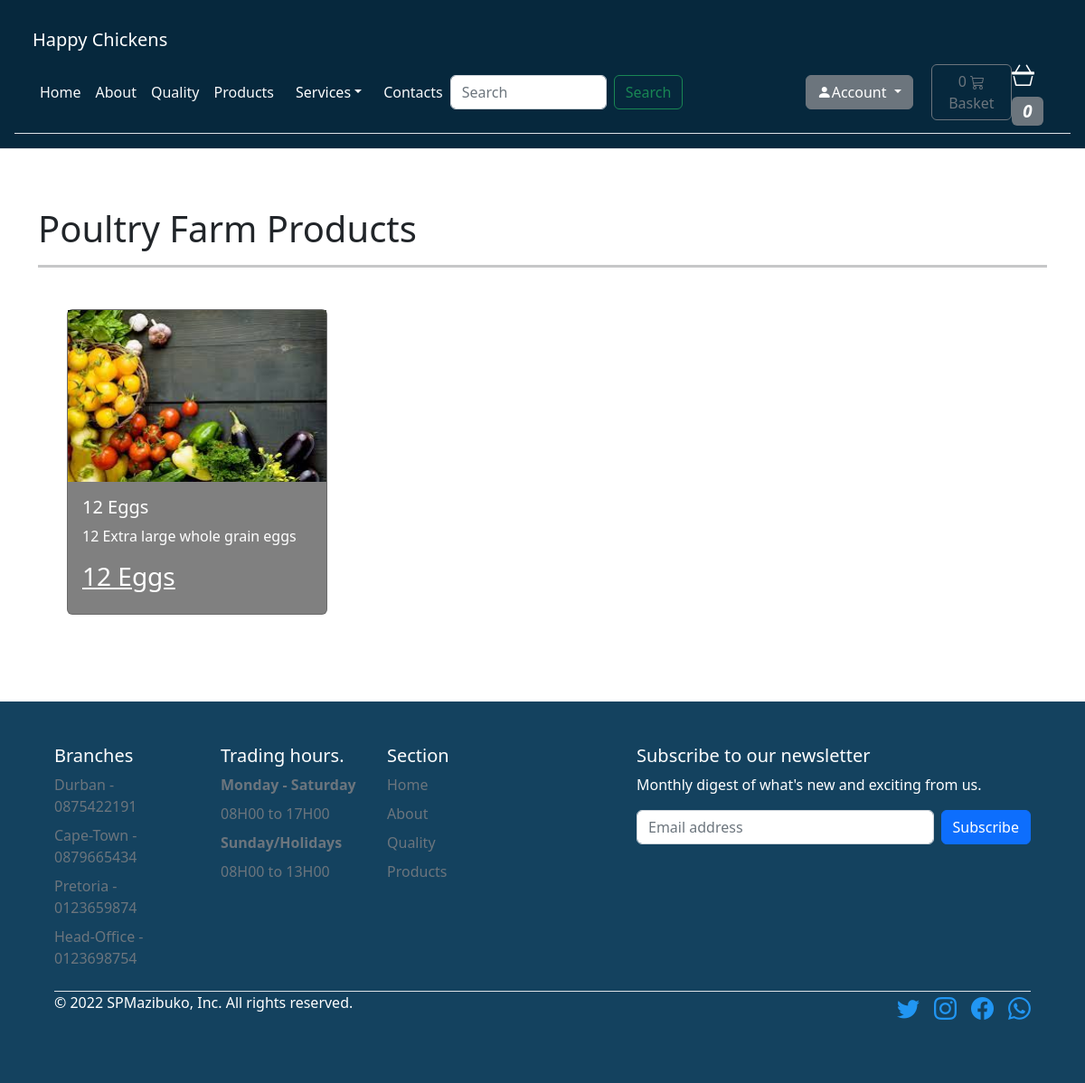
The page /products on the database as committed earlier.
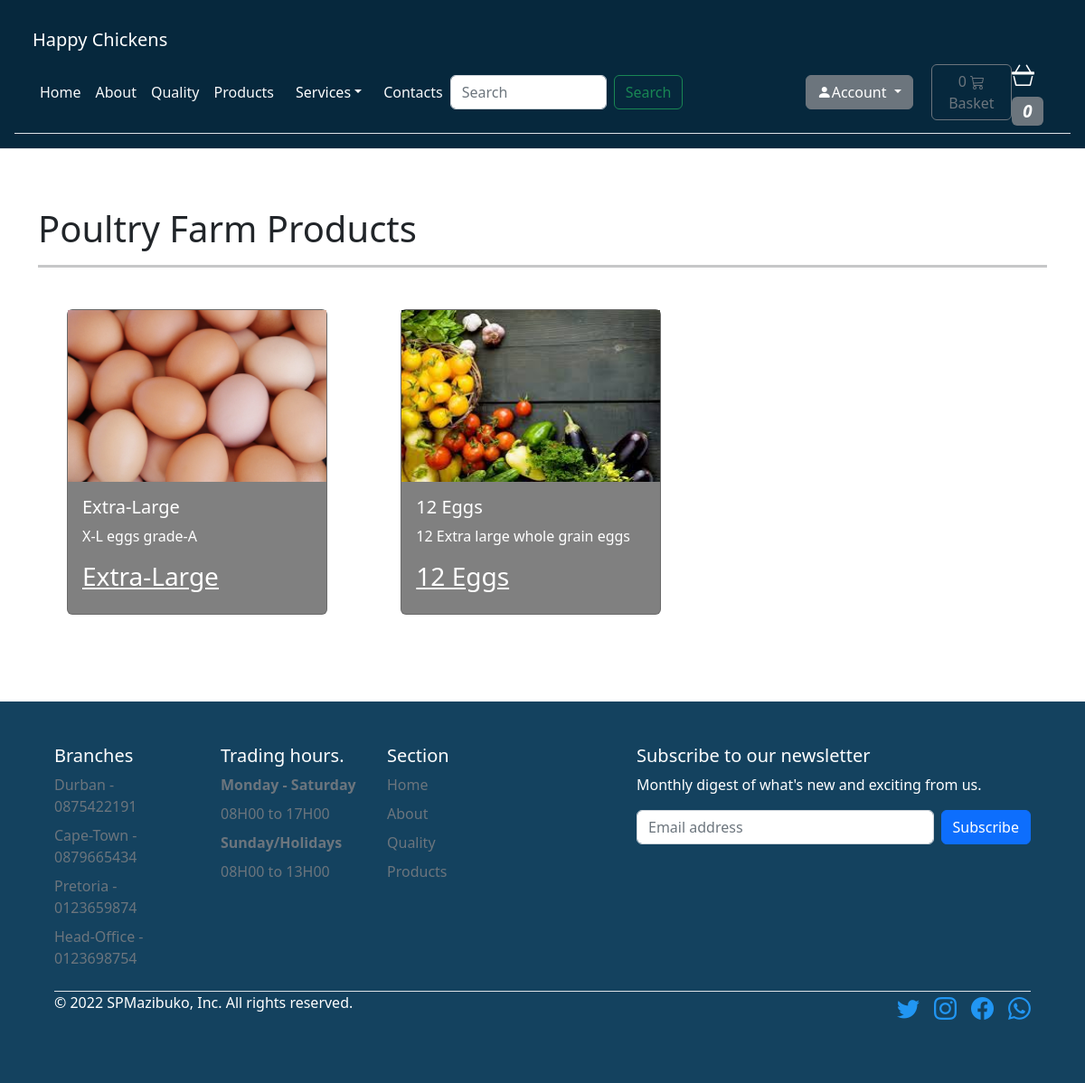
The same page on the database as committed later.
### store/models.py (models this page shows, shortened)
class Product(models.Model):
    category = models.ForeignKey(Category, related_name='product', on_delete=models.CASCADE)
    created_by = models.ForeignKey(User, on_delete=models.CASCADE, related_name='product_creator')
    title = models.CharField(max_length=255)
    author = models.CharField(max_length=255, default='admin')
    description = models.TextField(blank=True)
    image = models.ImageField(upload_to='images/')
    slug = models.SlugField(max_length=255)
    price = models.DecimalField(max_digits=10, decimal_places=0)
    in_stock = models.BooleanField(default=True)
    is_active = models.BooleanField(default=True)
    created = models.DateTimeField(auto_now_add=True)
    updated = models.DateTimeField(auto_now=True)
    objects = models.Manager()
    products = ProductManager()
    class Meta:
        verbose_name_plural = 'Products'
        ordering = ('-created',)
    def get_absolute_url(self):
        return reverse('store:product_detail', args=[self.slug])

### store/views.py (the view)
# urls.py: path('products', views.all_products, name='all_products'),
def all_products(request):
    products = Product.products.all()
    return render(request, 'store/products.html', {'products': products})

### basket/basket.py (called while the page is built)
    def __len__(self):
        return sum(item['qty'] for item in self.basket.values())

### basket/context_processors.py (called while the page is built)
def basket(request):
    return {'basket': Basket(request)}

### store/models.py (called while the page is built)
    def get_queryset(self):
        return super(ProductManager, self).get_queryset().filter(is_active=True)

### templates/store/products.html (shortened to what this page needs)
<!DOCTYPE html>
{% extends "./base.html" %}
{% load static %}
{% block content %}
<main>
  <div class="py-5 container">
    <div class="align-item-center justify-content-center pb-3">
      <div>
        <h1>Poultry Farm Products</h1>
        <hr class="bg-dark mt-2 mb-2 d-inline-block mx-auto" style="width: 100%; height:3px;">
      </div>
      <div class="row p-3">
      {% for product in products %}
        <div class="col-4">
          <div class="card m-3" style="width: 18rem;background:grey;">
            <img class="card-img-fluid" src="{{ product.image.url }}" alt="Chickens" style="height:190px"/>
              <div class="card-body">
                <h5 class="card-title text-white"><stong>{{ product.title }}</strong></h5>
                <p class="card-text text-white">{{ product.description }}</p>
                <a class="text-white" href="{{ product.get_absolute_url }}"><h3>{{ product.title }}</h3></a>
              </div>
            </div>
          </div>
      {% endfor %}
        </div>
      </div>
        </div>
      </div>
{% endblock %}

Rows that differ between the two databases and show on the page:
added Product: image (picture), title "Extra-Large", description "X-L eggs grade-A"
